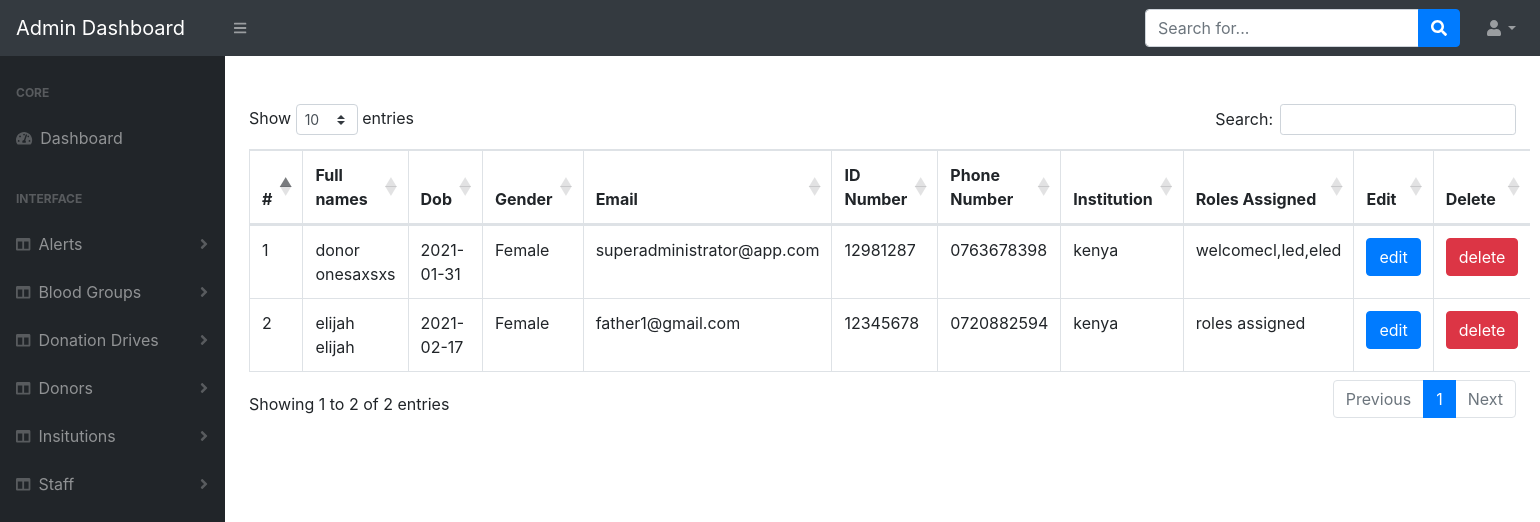
Screenshot of /admin/dist/managestaff.php (signed in) with the database file from the repository.
### tables this page shows
CREATE TABLE `staff` (
  `staff_id` int(11) NOT NULL,
  `staff_name` varchar(100) NOT NULL,
  `staff_national_id` varchar(200) NOT NULL,
  `staff_sex` varchar(200) NOT NULL,
  `staff_dob` varchar(200) NOT NULL,
  `staff_phone_number` varchar(100) NOT NULL,
  `staff_email` varchar(100) NOT NULL,
  `staff_role` longtext NOT NULL,
  `staff_ institution_id` varchar(20) NOT NULL
);

### admin/dist/managestaff.php (the view, shortened to what this page needs)
<!DOCTYPE html>
<html lang="en">
    <head>
        <link href="css/styles.css" rel="stylesheet" />
        <link href="https://cdn.datatables.net/1.10.20/css/dataTables.bootstrap4.min.css" rel="stylesheet" />
    <link rel="stylesheet" href="plugins/datatables.net-bs4/css/dataTables.bootstrap4.min.css">
    </head>
    <body class="sb-nav-fixed">
        <nav class="sb-topnav navbar navbar-expand navbar-dark bg-dark">
            <a class="navbar-brand" href="dashboard.php">Admin Dashboard</a>
            <button class="btn btn-link btn-sm order-1 order-lg-0" id="sidebarToggle" href="#"><i class="fas fa-bars"></i></button>
            <form class="d-none d-md-inline-block form-inline ml-auto mr-0 mr-md-3 my-2 my-md-0">
                <div class="input-group">
                    <input class="form-control" type="text" placeholder="Search for..." aria-label="Search" aria-describedby="basic-addon2" />
                    <div class="input-group-append">
                        <button class="btn btn-primary" type="button"><i class="fas fa-search"></i></button>
                    </div>
                </div>
            </form>
            <ul class="navbar-nav ml-auto ml-md-0">
                <li class="nav-item dropdown">
                    <a class="nav-link dropdown-toggle" id="userDropdown" href="#" role="button" data-toggle="dropdown" aria-haspopup="true" aria-expanded="false"><i class="fas fa-user fa-fw"></i></a>
                </li>
            </ul>
        </nav>
        <div id="layoutSidenav">
            <div id="layoutSidenav_nav">
                <nav class="sb-sidenav accordion sb-sidenav-dark" id="sidenavAccordion">
                    <div class="sb-sidenav-menu">
                        <div class="nav">
                            <div class="sb-sidenav-menu-heading">Core</div>
                            <a class="nav-link" href="dashboard.php">
                                <div class="sb-nav-link-icon"><i class="fas fa-tachometer-alt"></i></div>
                                Dashboard
                            </a>
                            <div class="sb-sidenav-menu-heading">Interface</div>
                            <a class="nav-link collapsed" href="#" data-toggle="collapse" data-target="#collapseLayouts" aria-expanded="false" aria-controls="collapseLayouts">
                                <div class="sb-nav-link-icon"><i class="fas fa-columns"></i></div>
                                Alerts
                                <div class="sb-sidenav-collapse-arrow"><i class="fas fa-angle-down"></i></div>
                            </a>
                            <a class="nav-link collapsed" href="#" data-toggle="collapse" data-target="#collapseLayouts" aria-expanded="false" aria-controls="collapseLayouts">
                                <div class="sb-nav-link-icon"><i class="fas fa-columns"></i></div>
                                Blood Groups
                                <div class="sb-sidenav-collapse-arrow"><i class="fas fa-angle-down"></i></div>
                            </a>
                            <a class="nav-link collapsed" href="#" data-toggle="collapse" data-target="#collapseLayouts" aria-expanded="false" aria-controls="collapseLayouts">
                                <div class="sb-nav-link-icon"><i class="fas fa-columns"></i></div>
                                Donation Drives
                                <div class="sb-sidenav-collapse-arrow"><i class="fas fa-angle-down"></i></div>
                            </a>
                            <a class="nav-link collapsed" href="#" data-toggle="collapse" data-target="#collapseLayouts" aria-expanded="false" aria-controls="collapseLayouts">
                                <div class="sb-nav-link-icon"><i class="fas fa-columns"></i></div>
                                Donors
                                <div class="sb-sidenav-collapse-arrow"><i class="fas fa-angle-down"></i></div>
                            </a>
                            <a class="nav-link collapsed" href="#" data-toggle="collapse" data-target="#collapseLayouts" aria-expanded="false" aria-controls="collapseLayouts">
                                <div class="sb-nav-link-icon"><i class="fas fa-columns"></i></div>
                                Insitutions
                                <div class="sb-sidenav-collapse-arrow"><i class="fas fa-angle-down"></i></div>
                            </a>
                            <a class="nav-link collapsed" href="#" data-toggle="collapse" data-target="#collapseLayouts" aria-expanded="false" aria-controls="collapseLayouts">
                                <div class="sb-nav-link-icon"><i class="fas fa-columns"></i></div>
                                Staff
                                <div class="sb-sidenav-collapse-arrow"><i class="fas fa-angle-down"></i></div>
                            </a>
                        </div>
                    </div>
                </nav>
            </div>
            <div id="layoutSidenav_content">
                <main>
                    <div class="container-fluid" style="padding-top: 3rem;">
                    <table class="table table-bordered" id="allgroups">
  <thead>
    <tr>
      <th scope="col">#</th>
      <th scope="col">Full names</th>
      <th scope="col"> Dob</th>
      <th scope="col">Gender</th>
      <th scope="col">Email</th>
      <th scope="col">ID Number</th>
      <th scope="col">Phone Number</th>
      <th scope="col">Institution</th>
      <th scope="col">Roles Assigned</th>
      <th scope="col">Edit</th>
      <th scope="col">Delete</th>
    </tr>
  </thead>
  <tbody>
                    <?php
     include '../dbconnection.php';
        $data = "SELECT * FROM `staff`";
        $query = mysqli_query($conn, $data);
        while($fetch = mysqli_fetch_assoc($query)){
            $record = $fetch['staff_id'];
            $names = $fetch['staff_name'];
            $dob = $fetch['staff_dob'];
            $gender = $fetch['staff_sex'];
            $email = $fetch['staff_email'];
            $phone = $fetch['staff_phone_number'];
            $idnumber = $fetch['staff_national_id'];
            $institution = $fetch['staff_ institution_id'];
            $roles = $fetch['staff_role'];
            echo "
                <tr>
                    <td>$record</td>
                    <td>$names</td>
                    <td>$dob</td>
                    <td>$gender</td>
                    <td>$email</td>
                    <td>$idnumber</td>
                    <td>$phone</td>
                    <td>$institution</td>
                    <td>$roles</td>
                    <td><a href='editstaff.php?id=$record' class='btn btn-primary btn-block'>edit</td>
                    <td><a href='deletestaff.php?id=$record' class='btn btn-danger btn-block'>delete</td>
                </tr>
            ";
        }
     ?>
  </tbody>
</table>
                    </div>
                </main>
            </div>
        </div>
    </body>
</html>

### rows the page displays
staff: staff_id "1", staff_name "donor onesaxsxs", staff_dob "2021-01-31", staff_sex "Female", staff_email "superadministrator@app.com", staff_national "12981287", staff_phone_number "0763678398", staff_ institution "kenya", staff_role "welcomecl,led,eled"
staff: staff_id "2", staff_name "elijah elijah", staff_dob "2021-02-17", staff_sex "Female", staff_email "father1@gmail.com", staff_national "12345678", staff_phone_number "0720882594", staff_ institution "kenya", staff_role "roles assigned"
